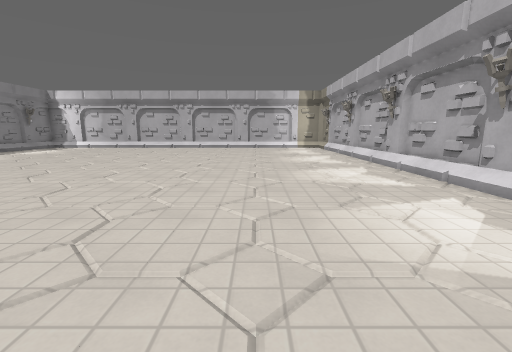
view 1 (above)

22 first-person views from a walk through a 3-D level made in the Godot game engine. The camera is 1.2 m above the floor, tilts 10° down and sees 90° across. The floor is counted in squares, 1 m on a side. Each view is taken from the middle of a square. On the plan, view 1 faces up. The plan holds only what a view shows up to about 12 squares ahead; the rest is blank. The place goes on beyond the plan. Surface patterns are stand-ins for the level's own textures.

view 2
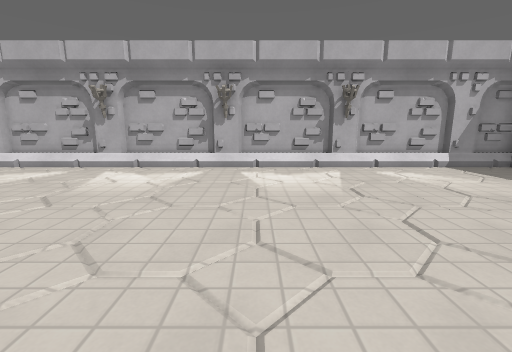

view 3
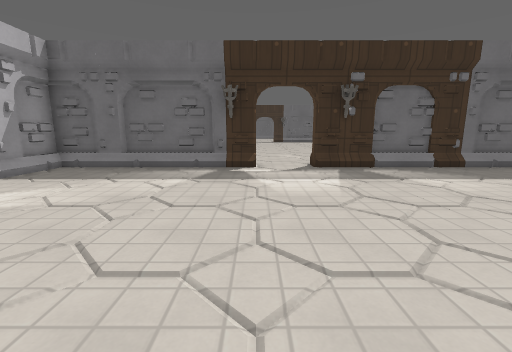

view 4
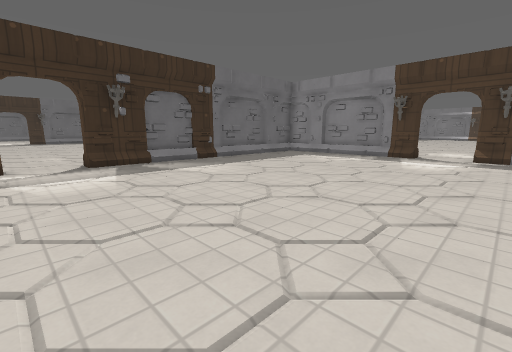

view 5
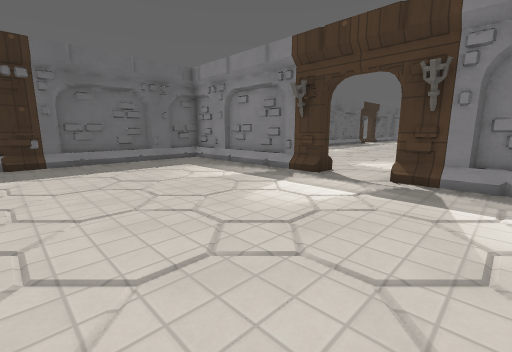

view 6
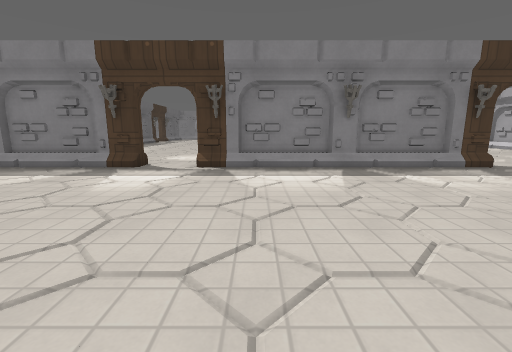

view 7
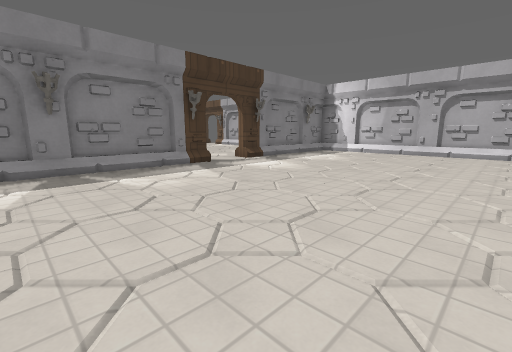

view 8
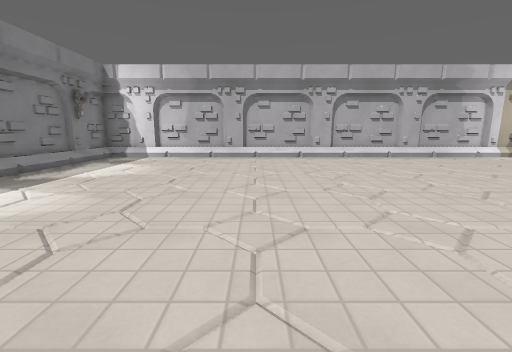

view 9
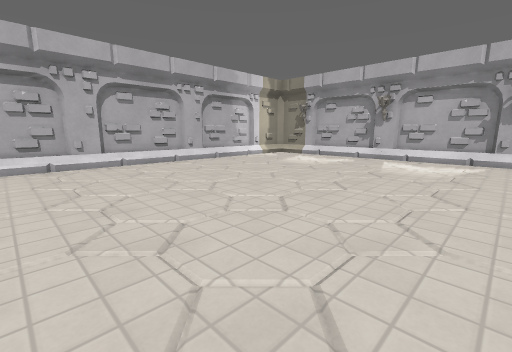

view 10
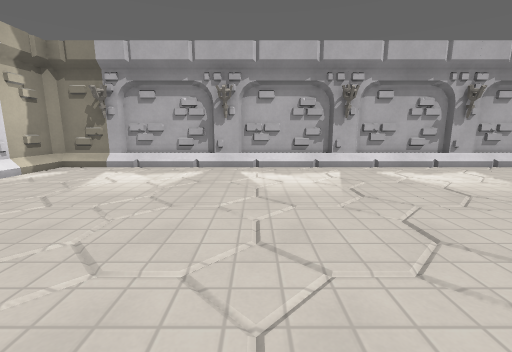

view 11
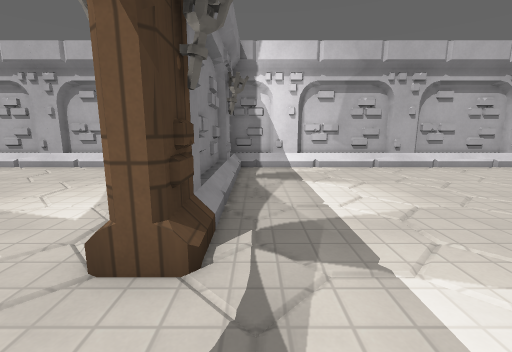

view 12
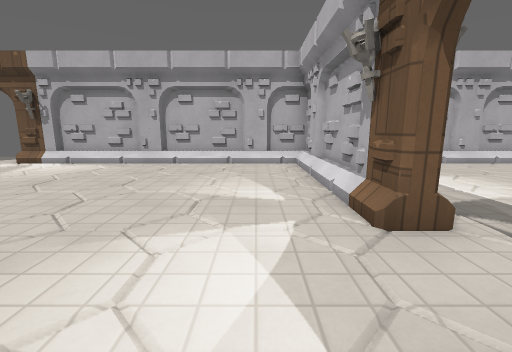

view 13
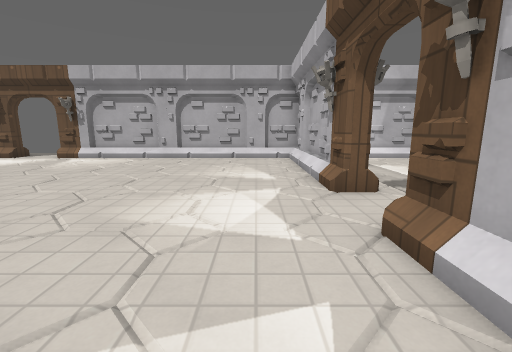

view 14
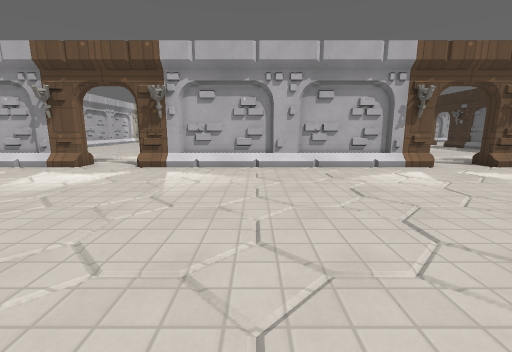

view 15
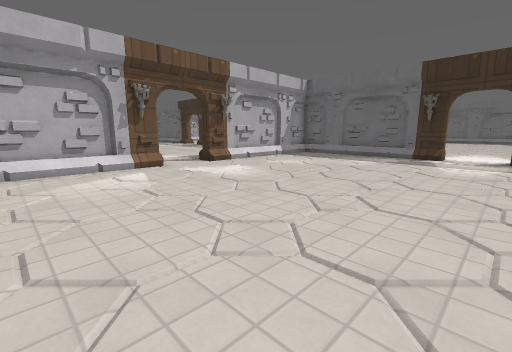

view 16
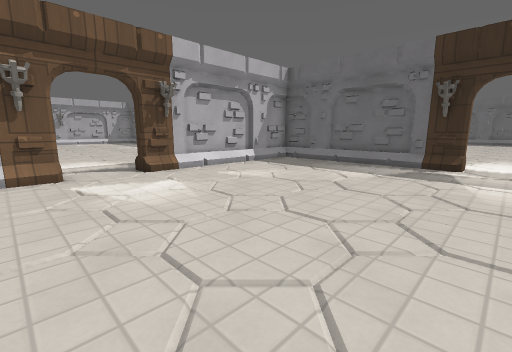

view 17
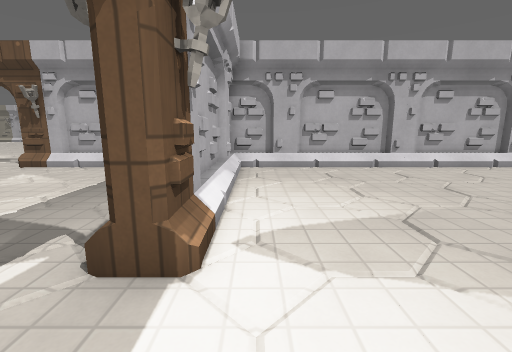

view 18
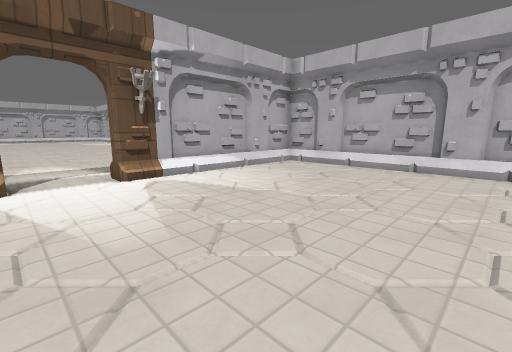

view 19
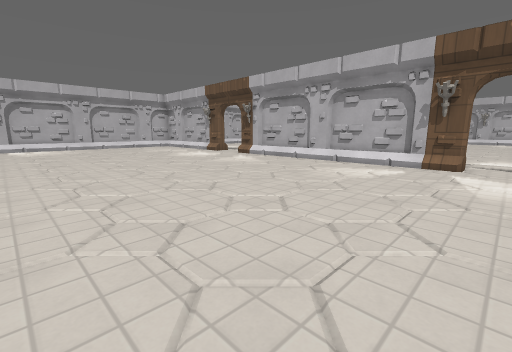

view 20
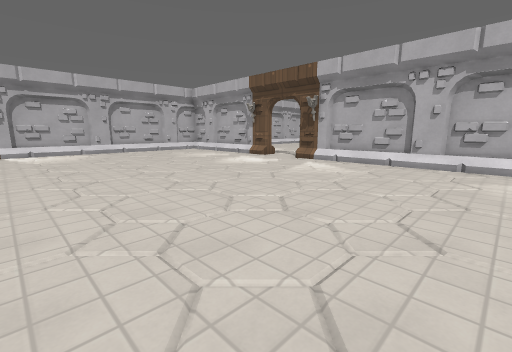

view 21
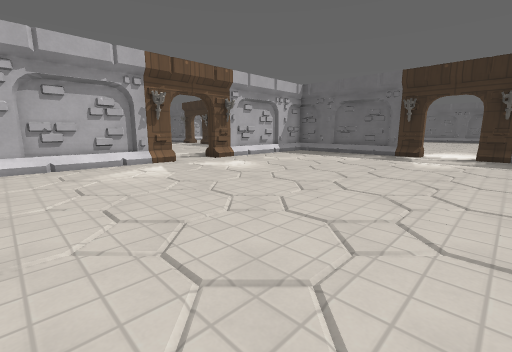

view 22
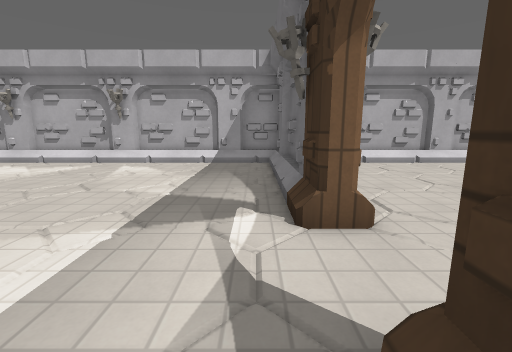

### Floor plan
Points are (right, up) in squares from view 1. A wall is a line through its corners. A room is listed if a view was taken in it or the views show most of it. See-through windows are left out.
Room 1 (views 1, 2, 3, 4, 5, 6, 7, 8, 9, 10, 11, 12, 13, 14, 15, 16, 17, 18, 19, 20, 21, 22)
walls: (-15, 1.4) (-15, 4.5); (-15.2, 2.2) (-14.8, 2.4); (-14.8, -2) (-14.8, -2.5); (-14.9, 4.5) (-14.9, 1.5); (-15.5, -2) (-14.5, -2); (-15.2, -2.6) (-15.2, -2); (-14.9, -3.5) (-14.9, -6.5); (-15, 5.4) (-15, 8.5); (-14.8, -6.5) (-14.8, -7.5); (-14.9, 8.5) (-14.9, 5.5); (-15, -6.5) (-15, -3.5); (-9.5, -8.7) (-8, -8.7); (-15.2, 9.4) (-15.2, 10); (-14.9, -7.6) (-14.9, -8.5); (-15.2, -7.5) (-15.2, -6.6); (-8.1, -9) (-6, -9); (-14.8, 10) (-14.8, 9.4); (-13.5, -8.7) (-12.5, -8.7); (-12.6, -9) (-9.5, -9); (-6, -8.7) (-5.4, -8.7); (-15, -8.5) (-15, -7.6); (-14.5, -9) (-13.5, -9); (-16.5, -9) (-15.5, -9); (-16.5, -9.3) (-17.5, -9.3); (-17.5, -8.7) (-16.5, -8.7); (-17.4, -9.1) (-20.5, -9.1); (-15, -10.6) (-15, -9.1) (-16.4, -9.1); (-2, -9.5) (-2, -8.7) (-0.5, -8.7); (-15, 13.5) (-15, 16.5); (-0.6, -9) (2.5, -9) (2.6, -8.7) (3.5, -8.7); (-20.6, -9) (-17.5, -9); (-20.5, -9.3) (-22, -9.3) (-22, -8.7) (-21.5, -8.7); (5, 1.4) (5, 4.5); (5, -2.5) (5, 0.5); (5, 5.5) (5, 8.5); (-14.9, 16.5) (-14.9, 13.9); (-15, -14.6) (-15, -11.5) (-15.2, -11.4) (-15.2, -10.5); (3.5, -9) (5, -9) (5, -7.5); (5, -6.6) (5, -3.5); (4.7, -7.5) (4.7, -6.5); (5, 9.4) (5, 12.5); (-8.5, 18.7) (-9.5, 18.7); (-15, 18.1) (-15, 19); (-12.5, 18.7) (-13.5, 18.7); (-9.4, 18.9) (-12.5, 18.9); (-13.4, 18.9) (-16.5, 18.9); (-5.4, 18.9) (-8.5, 18.9); (-4.5, 18.7) (-5.5, 18.7); (-14.9, 19) (-14.9, 17.6); (-16.5, 18.7) (-17.4, 18.7) (-17.5, 18.9) (-20.5, 18.9); (-15, -17.5) (-15, -15.5) (-15.2, -15.4) (-15.2, -14.5); (5, 13.4) (5, 16.5); (-1.4, 18.9) (-4.5, 18.9); (-0.5, 18.7) (-1.5, 18.7); (-20.5, 18.7) (-21.5, 18.7); (-21.4, 18.9) (-24.5, 18.9); (5, -14.6) (5, -12); (4.7, 17.4) (4.7, 18.7) (2.6, 18.7) (2.5, 18.9) (-0.5, 18.9); (4.7, -15.5) (4.7, -14.5); (5, -16.2) (5, -15.5); (4.8, 18.4) (4.4, 18.8)
low walls: (-14.5, 2) (-14.5, 1.5)
objects: torch (-25, -9); torch (-25, 19); torch (-15, 1); torch (-15, 13); torch (-5, -9)

Positions as (right, up) in squares from view 1, and headings:
1: (0, 0), facing up
2: (-4, 0), facing right
3: (-2, 0), facing down
4: (-2, 1), facing down-left
5: (-8, 2), facing down-left
6: (-6, 2), facing left
7: (-6, 4), facing up-left
8: (-8, 7), facing up
9: (-7, 9), facing up-right
10: (-4, 12), facing right
11: (-14, 10), facing up
12: (-17, 9), facing up
13: (-17, 7), facing up
14: (-24, 6), facing right
15: (-24, 4), facing down-right
16: (-23, 1), facing down-right
17: (-24, -10), facing right
18: (-24, -16), facing up-right
19: (-25, -1), facing up-right
20: (-25, 3), facing up-right
21: (-25, 5), facing down-right
22: (-5, -8), facing right
